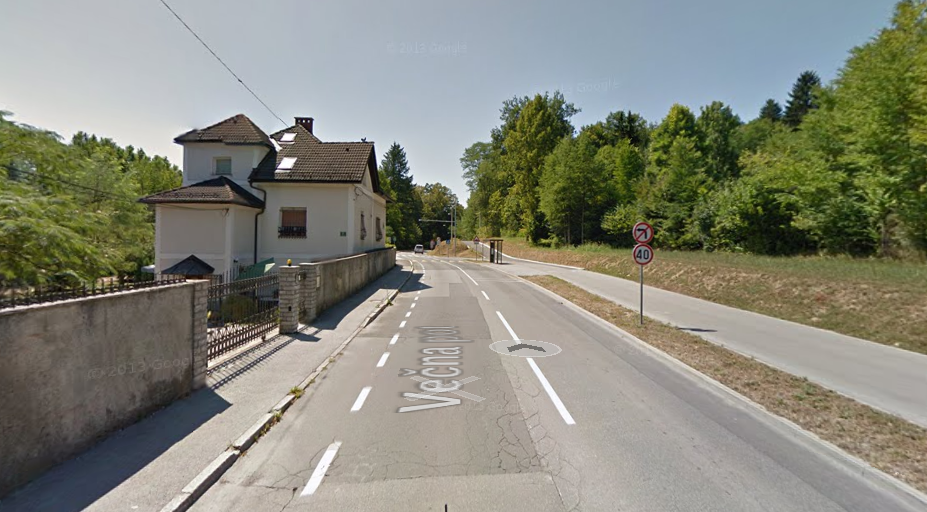
//> input picture 40.png, 927 x 512 px, given in place of vids.mp4, which was not available
$ ./Detect   (built with g++ and OpenCV 4)
//> lines starting //> are read from the running program, lines starting //| are printed output that depends on the picture; after the words box and inside, x2 and y2 are one past the last pixel; in counts of white or black regions, pixels touching at a corner belong together; pictures that were not available may be replaced by others from this repository, and a replacement may not be noted
#include "opencv2/highgui/highgui.hpp"
#include "opencv2/imgproc/imgproc.hpp"
#include <iostream>
#include <stdio.h>
#include <stdlib.h>
#include <string.h>
#include "opencv2/text.hpp"

using namespace cv;
using namespace cv::text;
using namespace std;


Mat src; Mat src_gray;
Mat src_split[3];
int thresh = 80;
int max_thresh = 255;
RNG rng(12345);

int lowThreshold = 110;
int const max_lowThreshold = 255;
int ratio = 3;
int kernel_size = 3;
Mat dst, detected_edges;


Ptr<OCRTesseract> ocr = OCRTesseract::create(NULL, NULL, "0123456789", 3, 6);


/// Function header
void thresh_callback(int, void* );
void blob_detector();
void recognize_chars(Mat img);

/** @function main */
int main( int argc, char** argv ){
    /// Load source image and convert it to gray
    //cout << "opening video" << endl;
    VideoCapture capture("/media/pi/VID/vids.mp4");
    // [13 lines of commented-out code are left out]


    if(!capture.read(src)) {
        cerr << "Unable to read next frame." << endl;
        cerr << "Exiting..." << endl;
        exit(EXIT_FAILURE);
    }
//> src is the input picture: 512 rows x 927 cols, CV_8UC3; mean B, G, R 122.7, 135.3, 134.4
    //cout << "before callback" << endl;
    thresh_callback( 0, 0 );
    //blob_detector();
    //cout << "tresh, callback" << endl;


    namedWindow( "src", WINDOW_NORMAL );
    //resizeWindow("src", 400, 280);


    //cout << "window" << endl;
    createTrackbar( "Min Threshold:", "src", &lowThreshold, max_lowThreshold);

    //cout << "trackbar created" << endl;
    int time, complete;

    dst.create( src.size(), src.type() );


    while(true){
        //cout << "reading frame" << endl;
        time = clock();
        complete = clock();
        if(!capture.read(src)) {
            cerr << "Unable to read next frame." << endl;
            cerr << "Exiting..." << endl;
            exit(EXIT_FAILURE);
        }
        //cout << "elapsed for reading: "  << ((clock() - time) / (float) (float) 800) << endl;

        imshow( "src", src);
        thresh_callback(0, 0);
        //cout << "elapsed ALL TOGETHER: "  << ((clock() - complete) / (float) (float) 800) << endl << endl << endl;

        waitKey(1);

        //cout << "frame read" << endl;
    }
    return(0);
}

/** @function thresh_callback */


void thresh_callback(int, void* ){

    /// Using Canny's output as a mask, we display our result
    //dst = Scalar::all(0);

    //src.copyTo( dst, detected_edges);
    //imshow( "canny", dst );
    Mat threshold_output;
    vector<vector<Point> > contours;
    vector<Vec4i> hierarchy;
    //cout << "in callback" << endl;
    int time = clock();
    split(src, src_split);
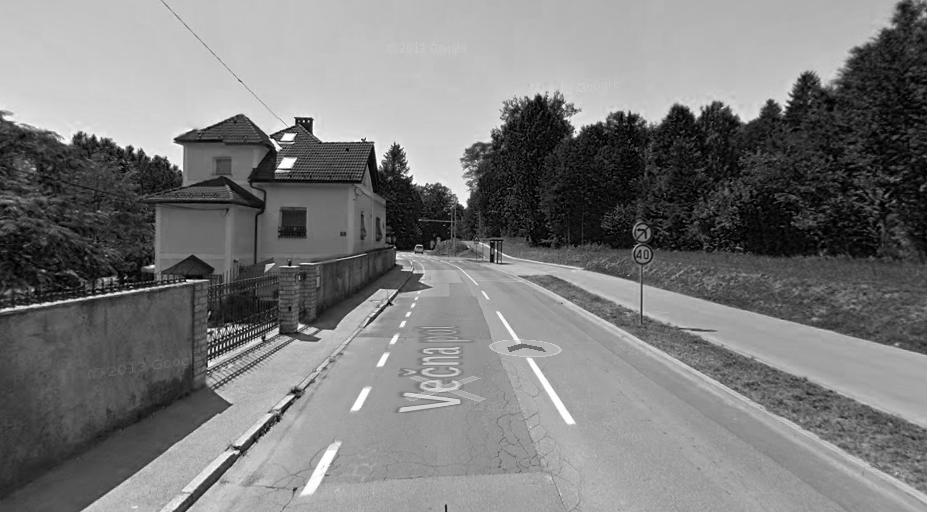
//> src_split[0]: 512 rows x 927 cols, CV_8UC1; min 0, max 255, mean 122.7
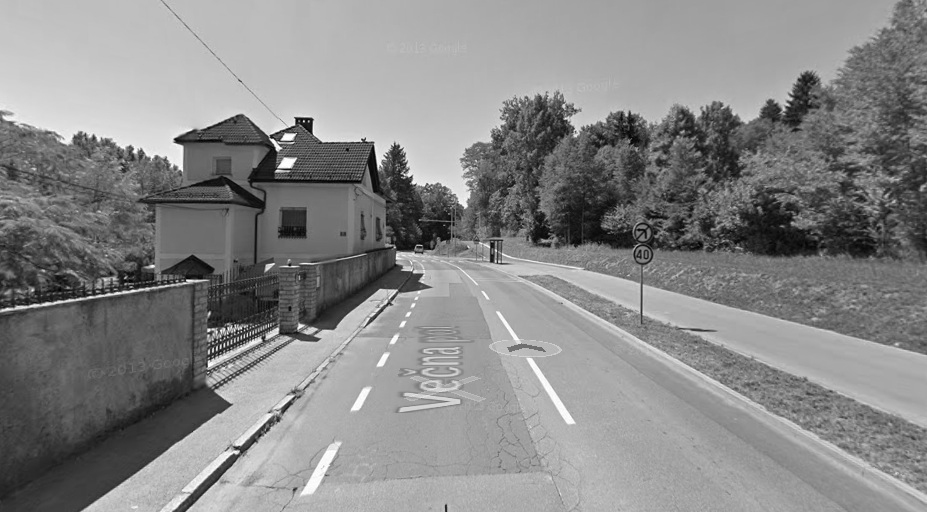
//> src_split[1]: 512 rows x 927 cols, CV_8UC1; min 0, max 255, mean 135.3
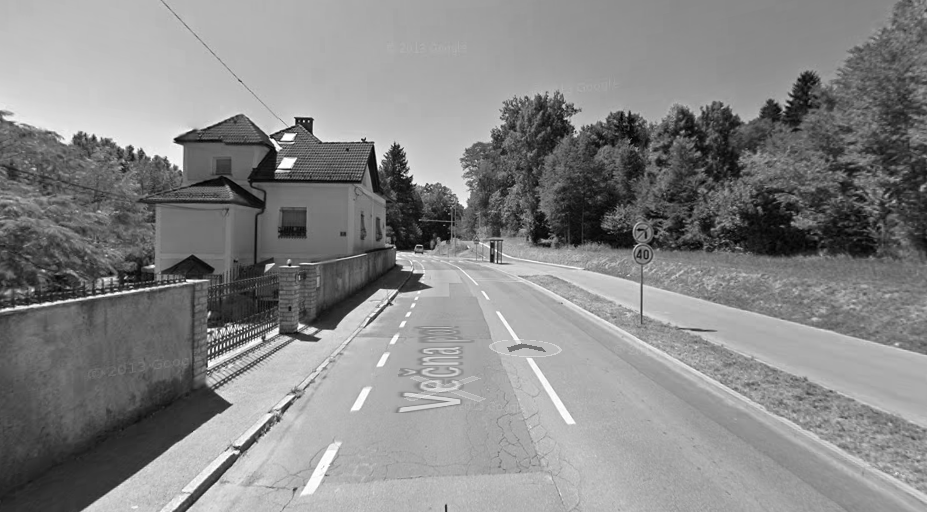
//> src_split[2]: 512 rows x 927 cols, CV_8UC1; min 1, max 255, mean 134.4
    //cvtColor( src_split[0], src_gray, CV_BGR2GRAY );
    src_gray= src_split[0];
    //cout << "elapsed for grayscale: "  << (clock() - time) / (float) 800 << endl;
    //time = clock();
    equalizeHist(src_gray, src_gray);
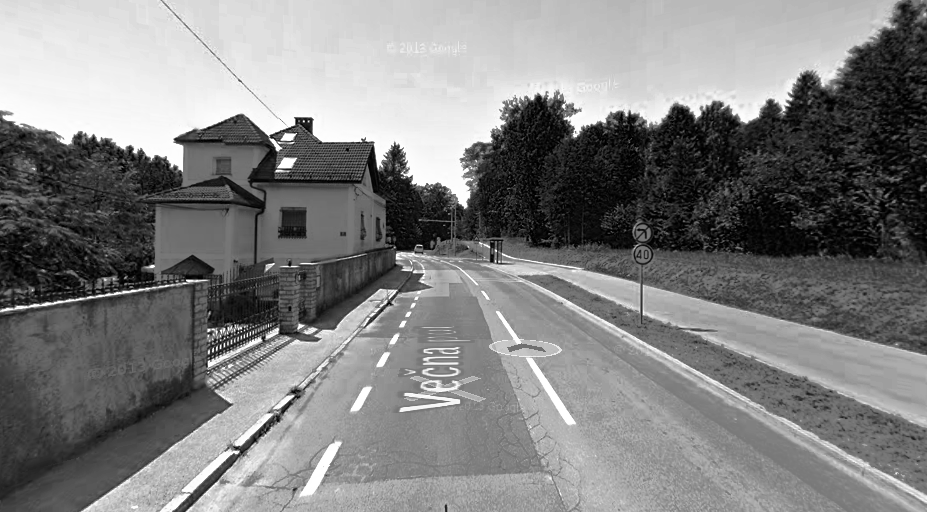
//> src_gray: 512 rows x 927 cols, CV_8UC1; min 0, max 255, mean 128.1
    //cout << "elapsed for equalizing: "  << (clock() - time) / (float) 800 << endl;
    //time = clock();

    int blur_size = 2;

    blur( src_gray, detected_edges, Size(blur_size,blur_size) );

    /// Canny detector
    Canny( detected_edges, detected_edges, lowThreshold, lowThreshold*ratio, kernel_size );
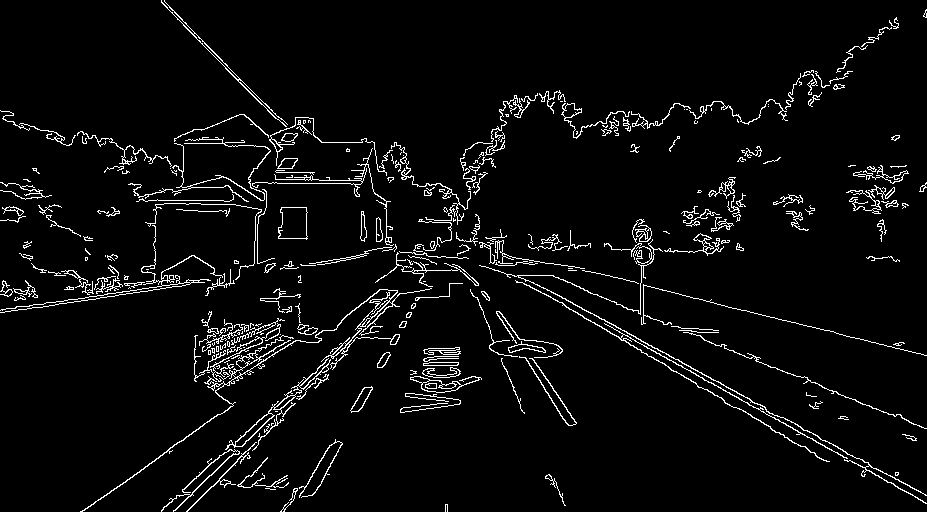
//> detected_edges: 512 rows x 927 cols, CV_8UC1; 4.5% white in thin lines or dots

    /// Detect edges using Threshold
    //threshold( src_gray, threshold_output, thresh, 255, THRESH_BINARY );
    //cout << "elapsed for canny: "  << (clock() - time) / (float) 800 << endl;
    //time = clock();

    /// Find contours

    /*Mat element = getStructuringElement( MORPH_ELLIPSE,
                                        Size( 2*erosion_size + 1, 2*erosion_size+1 ),
                                        Point( erosion_size, erosion_size ) );


    erode( detected_edges, detected_edges, element );
    /*
    float factor = 1.5;
    element = getStructuringElement( MORPH_ELLIPSE,
                                        Size( 2*erosion_size*factor + 1, 2*erosion_size*factor+1 ),
                                        Point( erosion_size*factor, erosion_size*factor) );

    erode( detected_edges, detected_edges, element );
    */

    findContours( detected_edges, contours, hierarchy, CV_RETR_TREE, CV_CHAIN_APPROX_SIMPLE, Point(0, 0) );
//> contours = 444 contours, 305 with area under 20; largest, box (x1, y1, x2, y2) and area: (278, 207, 308, 240) 800, (278, 207, 308, 239) 786, (80, 288, 432, 512) 746, (225, 358, 331, 451) 557, (410, 376, 482, 393) 433

    //cout << "elapsed for contours: "  << (clock() - time) / (float) 800 << endl;
    //time = clock();

    /// Find the rotated rectangles and ellipses for each contour
    vector<RotatedRect> minEllipse;

    Mat img = Mat::zeros( src.size(), CV_8UC3 );

    for( int i = 0; i < contours.size(); i++ ){
        if( contours[i].size() > 100 ){
            if (contourArea(contours[i]) > 1000){
                RotatedRect temp = fitEllipse(Mat(contours[i]));
                if( 0.80 < abs(temp.size.width/temp.size.height) && abs(temp.size.width/temp.size.height) < 1.2){
                    if (temp.size.width*temp.size.height/4*3.14 <= 1.1 * contourArea(contours[i])) {
                        //cout << area(temp) << " < 1.1* " << contourArea(contours[i]) << endl;
                        minEllipse.push_back(temp);
                        //drawContours(img, contours, i, Scalar(0,255,0), -1, 8);
                        //ellipse(img, temp, Scalar(0,255,0), 2, 8);
                    } else {
                        //cout << "Reject ellipse " << i << endl;
                        //drawContours(img, contours, i, Scalar(0,0,100), -1, 8);
                        //ellipse(img, temp, Scalar(0,0,100), 2, 8);
                    }
                }
            }
        }
    }
    // [42 lines of commented-out code are left out]

    Mat cropped;
    float crop = 0.6;
    for(int i = 0; i < minEllipse.size(); i++){
        int cx = minEllipse[i].center.x;
        int cy = minEllipse[i].center.y;

        int x = minEllipse[i].size.width * crop;
        int y = minEllipse[i].size.height * crop;
        if(0 < cx - x && 0 < cy - y && cx+x < src.cols && cy+y < src.rows){
            float crop = 0.65;
            Rect myROI(cx-x*crop, cy-y*crop, 2*x*crop, 2*y*crop);
            cropped = src(myROI);

            recognize_chars(cropped);
        }
    }
//> this loop made 0 passes


    // [12 lines of commented-out code are left out]
}

void recognize_chars(Mat img){
    cvtColor( img, img, CV_BGR2GRAY );
    equalizeHist(img, img);
    threshold( img, img, 100, 255, THRESH_BINARY );
    int erosion_size = img.cols/30;
    //cout << "es " << erosion_size << endl;
    Mat element = getStructuringElement( MORPH_ELLIPSE,
                                        Size( 2*erosion_size + 1, 2*erosion_size+1 ),
                                        Point( erosion_size, erosion_size ) );


    dilate( img, img, element );

    namedWindow( "sign", CV_WINDOW_AUTOSIZE );
    imshow( "sign", img );
    waitKey(1);
    //printf("%s\n", "ocr started");

    std::string speed;
    speed = ocr -> run(img, 60);
    if(speed.length() > 0){
        int spd = stoi(speed);
        switch(spd){
            case 30:
            case 40:
            case 50:
            case 60:
            case 70:
            case 90:
            case 100:
                cout << "SPEED: " << speed << endl;
        }
    }
}

$ run again, on 40close.png
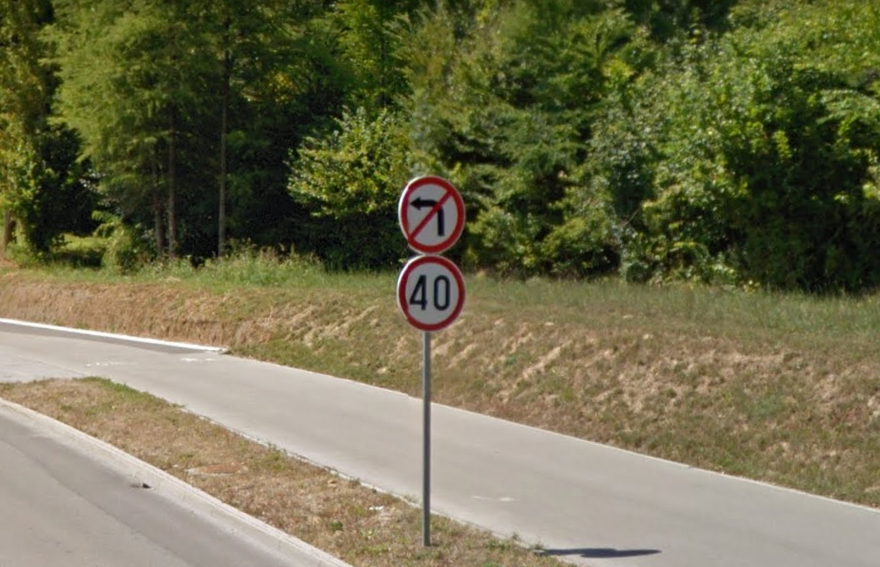
//> input picture 40close.png, 880 x 567 px, given in place of vids.mp4, which was not available
//> src is the input picture: 567 rows x 880 cols, CV_8UC3; mean B, G, R 77.1, 108.7, 111.7
//> in thresh_callback, `Canny( detected_edges, detected_edges, lowThreshold, lowThreshold*rati..`:
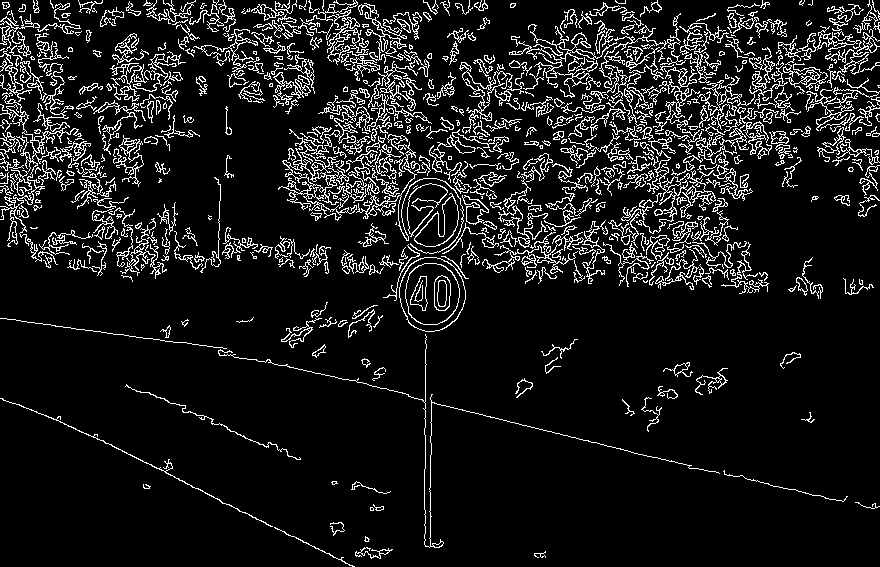
//> detected_edges: 567 rows x 880 cols, CV_8UC1; 10% white in thin lines or dots
//> contours = 1371 contours, 919 with area under 20; largest, box (x1, y1, x2, y2) and area: (399, 257, 466, 332) 3840, (399, 257, 466, 332) 3786, (405, 263, 460, 325) 2677, (405, 263, 460, 325) 2635, (278, 129, 357, 221) 1220
//> the loop in thresh_callback, `for( int i = 0; i < contours.size(); i++ )` made 1371 passes
//> temp on passes 95 to 96: centre (431.5, 293.7), size (65.5, 74.8), angle 179, centre (431.6, 293.8), size (64.9, 74.2), angle 179.8
//> the loop in thresh_callback, `for(int i = 0; i < minEllipse.size(); i++)` made 2 passes
//> (cx, cy, x, y, myROI, speed in recognize_chars) on passes 1 to 2: (431, 293, 39, 44, Rect(405, 264, 50, 57), ""), (431, 293, 38, 44, Rect(406, 264, 49, 57), "")
//> the loop in thresh_callback (call 2), `for( int i = 0; i < contours.size(); i++ )` made 1371 passes
//> the loop in thresh_callback (call 2), `for(int i = 0; i < minEllipse.size(); i++)` made 2 passes
//> pass 2, in recognize_chars (call 4), `threshold( img, img, 100, 255, THRESH_BINARY );`:
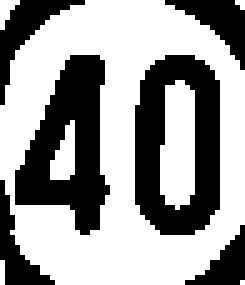
//> img: 57 rows x 49 cols, CV_8UC1 (shown 5 times larger); 60.5% white; 6 black regions, box (x1, y1, x2, y2) and area: (27, 11, 44, 47) 395, (3, 11, 22, 47) 375, (0, 0, 17, 21) 99, (33, 0, 49, 14) 90, (0, 36, 11, 57) 79, (37, 45, 49, 57) 64

$ run again, on b.png
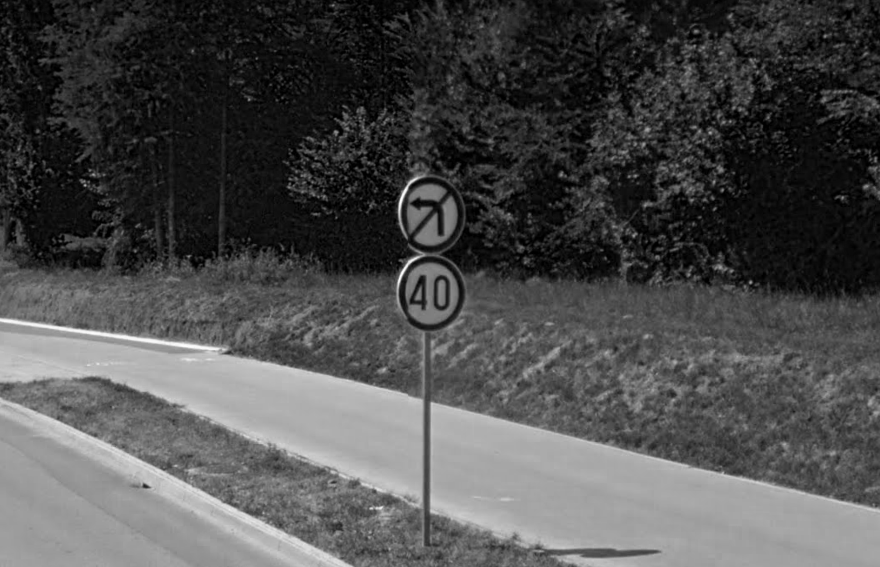
//> input picture b.png, 880 x 567 px, given in place of vids.mp4, which was not available
//> src is the input picture: 567 rows x 880 cols, CV_8UC3; min 0, max 254, mean 77.1
//> in thresh_callback, `Canny( detected_edges, detected_edges, lowThreshold, lowThreshold*rati..`:
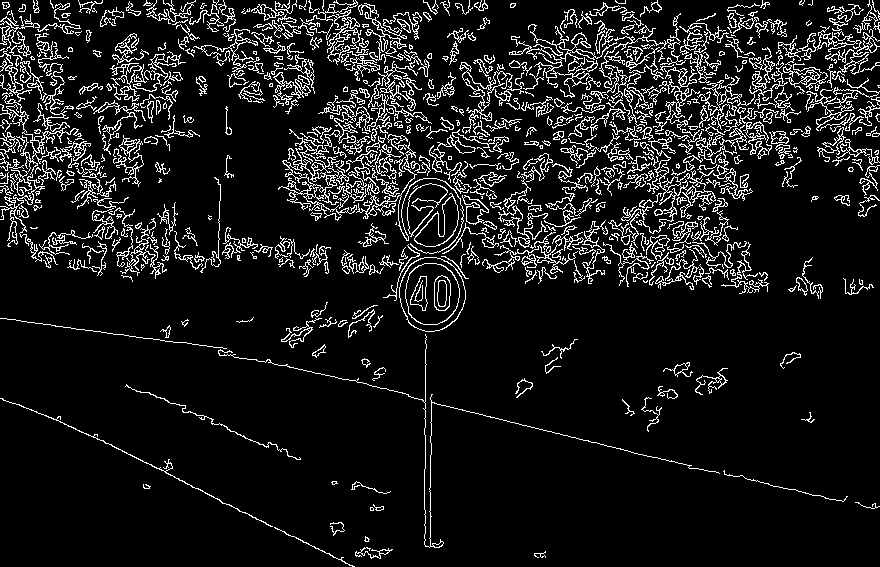
//> detected_edges: 567 rows x 880 cols, CV_8UC1; 10% white in thin lines or dots
//> contours = 1371 contours, 919 with area under 20; largest, box (x1, y1, x2, y2) and area: (399, 257, 466, 332) 3840, (399, 257, 466, 332) 3786, (405, 263, 460, 325) 2677, (405, 263, 460, 325) 2635, (278, 129, 357, 221) 1220
//> the loop in thresh_callback, `for( int i = 0; i < contours.size(); i++ )` made 1371 passes
//> temp on passes 95 to 96: centre (431.5, 293.7), size (65.5, 74.8), angle 179, centre (431.6, 293.8), size (64.9, 74.2), angle 179.8
//> the loop in thresh_callback, `for(int i = 0; i < minEllipse.size(); i++)` made 2 passes
//> (cx, cy, x, y, myROI, speed in recognize_chars) on passes 1 to 2: (431, 293, 39, 44, Rect(405, 264, 50, 57), ""), (431, 293, 38, 44, Rect(406, 264, 49, 57), "")
//> the loop in thresh_callback (call 2), `for( int i = 0; i < contours.size(); i++ )` made 1371 passes
//> the loop in thresh_callback (call 2), `for(int i = 0; i < minEllipse.size(); i++)` made 2 passes
//> pass 2, in recognize_chars (call 4), `threshold( img, img, 100, 255, THRESH_BINARY );`:
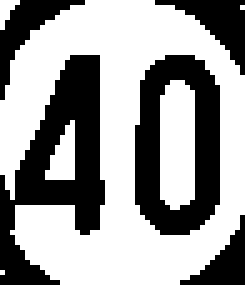
//> img: 57 rows x 49 cols, CV_8UC1 (shown 5 times larger); 60.8% white; 5 black regions, box (x1, y1, x2, y2) and area: (0, 11, 21, 57) 452, (27, 11, 44, 47) 370, (31, 0, 49, 15) 102, (0, 0, 17, 20) 98, (36, 43, 49, 57) 74
